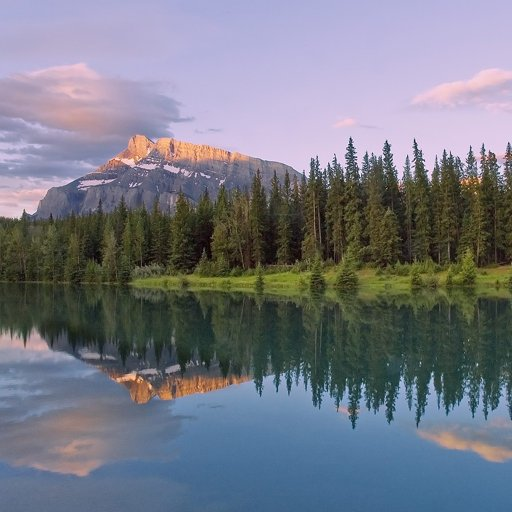
#> input picture tools/cpu_3/input.png, 512 x 512 px, found by its file name
$ python png2mif.py
#> lines starting #> are read from the running program, lines starting #| are printed output that depends on the picture
from PIL import Image

def png_to_mif(png_path, mif_path):
#> called with png_path = 'tools\\cpu_3\\input.png', mif_path = 'image.mif'
    img = Image.open(png_path).convert('L') # Grayscale
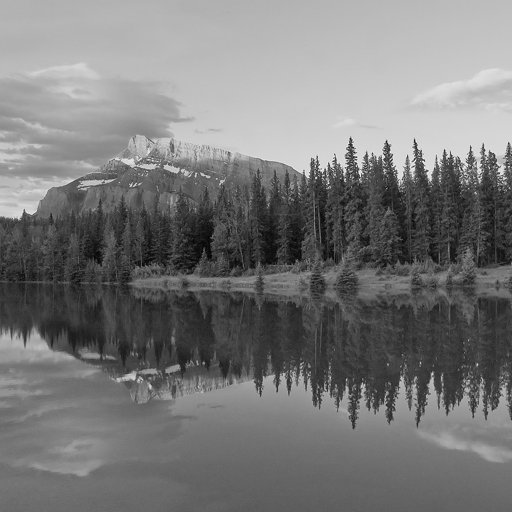
#> img: PIL image 512x512 L; min 1, max 251, mean 120.8
    img = img.resize((64, 64))            # 256x256 pixels
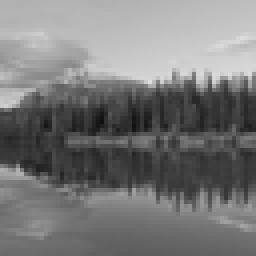
#> img: PIL image 64x64 L (shown 4 times larger); min 15, max 220, mean 120.9
    pixels = list(img.getdata())
#> pixels = 4096 values, max 220 at index 636, min 15 at index 1945, mean 120.9

    depth = len(pixels) // 4  # 65536 words (4 pixels per 32-bit word)
#> depth = 1024

    with open(mif_path, 'w') as f:
        f.write(f"DEPTH = {depth};\n")
        f.write("WIDTH = 32;\n")
        f.write("ADDRESS_RADIX = HEX;\n")
        f.write("DATA_RADIX = HEX;\n")
        f.write("CONTENT BEGIN\n")

        for idx in range(depth):
            p0 = pixels[idx * 4 + 0]
            p1 = pixels[idx * 4 + 1]
            p2 = pixels[idx * 4 + 2]
            p3 = pixels[idx * 4 + 3]

            # Pack 4 pixels Little-Endian: [Pixel3][Pixel2][Pixel1][Pixel0]
            word = (p3 << 24) | (p2 << 16) | (p1 << 8) | p0
            f.write(f"    {idx:04X} : {word:08X};\n")
#> this loop made 1024 passes
#> (p0, p1, p2, p3, word) on passes 1 to 3: (178, 178, 178, 177, 2981278386), (177, 176, 176, 177, 2981146801), (178, 178, 178, 178, 2998055602)

        f.write("END;\n")

    print(f"Successfully generated {mif_path} ({depth} words)")
#| Successfully generated image.mif (1024 words)

if __name__ == "__main__":
    png_to_mif("tools\\cpu_3\\input.png", "image.mif")
